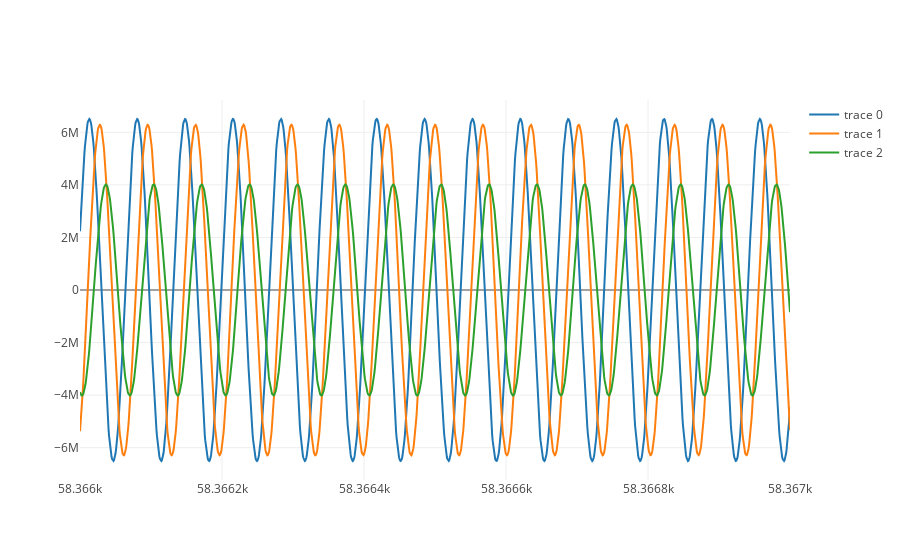

The notebook cell this image was saved under:
### Markdown cell above
Scatter plot:

### Code cell
plot_data = [
    go.Scatter(
        x=orbit_df['$MJD^{UTC}$'],
        y=orbit_df['$x_{x}^{ECI}$']
    ),
    go.Scatter(
        x=orbit_df['$MJD^{UTC}$'],
        y=orbit_df['$x_{y}^{ECI}$']
    ),
    go.Scatter(
        x=orbit_df['$MJD^{UTC}$'],
        y=orbit_df['$x_{z}^{ECI}$']
    )
]

iplot(plot_data)

### Figure 1 — Plotly figure (JSON) as saved in the notebook; plotly's stock layout.template omitted (floating-point values rounded to 4 significant figures; data arrays with more than 128 entries replaced by an {"elided": "..."} marker saying what was removed)
{"data": [{"type": "scatter", "uid": "ab40ece9-2158-4f09-b828-3e00d33b616c", "x": {"elided": "1441 float values"}, "y": {"elided": "1441 float values"}}, {"type": "scatter", "uid": "8e363182-56db-4ee2-b5c7-4111b7a05c01", "x": {"elided": "1441 float values"}, "y": {"elided": "1441 float values"}}, {"type": "scatter", "uid": "408ab0c3-b751-412f-8f1e-34bfb766ff10", "x": {"elided": "1441 float values"}, "y": {"elided": "1441 float values"}}], "layout": {"autosize": true, "xaxis": {"autorange": true, "range": [58366, 58367], "type": "linear"}, "yaxis": {"autorange": true, "range": [-7230000.0, 7230000.0], "type": "linear"}}}
